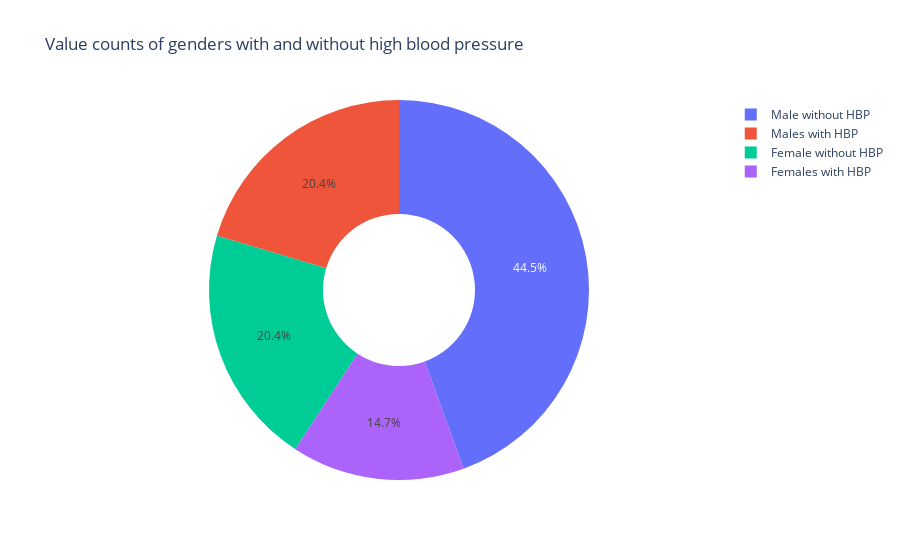

The notebook cell saved with this chart:
### Code cell
labels = ['Male without HBP', 'Males with HBP', 'Female without HBP', 'Females with HBP']
values = [(male['high_blood_pressure'] == 0).sum(), (male['high_blood_pressure'] == 1).sum(), (female['high_blood_pressure'] == 0).sum(), (female['high_blood_pressure'] == 1).sum()]
fig = go.Figure(data=[go.Pie(labels=labels, values=values, hole=.4)])
fig.update_layout(title_text = 'Value counts of genders with and without high blood pressure')
fig.show()

### Figure 1 — Plotly figure (JSON) as saved in the notebook; plotly's stock layout.template omitted (floating-point values rounded to 4 significant figures)
{"data": [{"hole": 0.4, "labels": ["Male without HBP", "Males with HBP", "Female without HBP", "Females with HBP"], "type": "pie", "values": [133, 61, 61, 44]}], "layout": {"title": {"text": "Value counts of genders with and without high blood pressure"}}}
